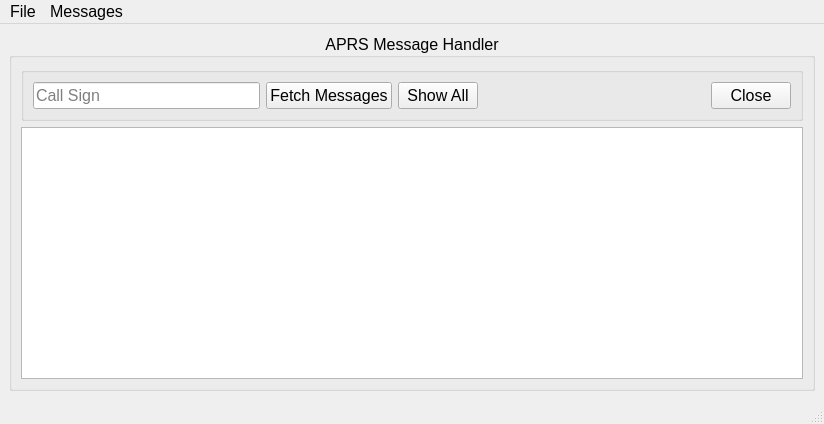
<?xml version="1.0" encoding="UTF-8"?>
<ui version="4.0">
 <class>MainWindow</class>
 <widget class="QMainWindow" name="MainWindow">
  <property name="geometry">
   <rect>
    <x>0</x>
    <y>0</y>
    <width>824</width>
    <height>424</height>
   </rect>
  </property>
  <property name="font">
   <font>
    <pointsize>12</pointsize>
   </font>
  </property>
  <property name="windowTitle">
   <string>Spurpoint Messaging</string>
  </property>
  <widget class="QWidget" name="centralwidget">
   <layout class="QGridLayout" name="gridLayout_2">
    <item row="0" column="0">
     <widget class="QGroupBox" name="groupBox">
      <property name="title">
       <string>APRS Message Handler</string>
      </property>
      <property name="alignment">
       <set>Qt::AlignmentFlag::AlignCenter</set>
      </property>
      <layout class="QVBoxLayout" name="verticalLayout">
       <item>
        <widget class="QGroupBox" name="groupBox_2">
         <property name="minimumSize">
          <size>
           <width>400</width>
           <height>0</height>
          </size>
         </property>
         <property name="maximumSize">
          <size>
           <width>16777215</width>
           <height>16777215</height>
          </size>
         </property>
         <property name="title">
          <string/>
         </property>
         <layout class="QGridLayout" name="gridLayout">
          <item row="0" column="4">
           <widget class="QPushButton" name="butClose">
            <property name="text">
             <string>Close</string>
            </property>
           </widget>
          </item>
          <item row="0" column="0">
           <widget class="QLineEdit" name="txtCallsign">
            <property name="placeholderText">
             <string>Call Sign</string>
            </property>
           </widget>
          </item>
          <item row="0" column="1">
           <widget class="QPushButton" name="butFetch">
            <property name="text">
             <string>Fetch Messages</string>
            </property>
           </widget>
          </item>
          <item row="0" column="3">
           <spacer name="horizontalSpacer">
            <property name="orientation">
             <enum>Qt::Orientation::Horizontal</enum>
            </property>
            <property name="sizeHint" stdset="0">
             <size>
              <width>40</width>
              <height>20</height>
             </size>
            </property>
           </spacer>
          </item>
          <item row="0" column="2">
           <widget class="QPushButton" name="butShowAll">
            <property name="text">
             <string>Show All</string>
            </property>
           </widget>
          </item>
         </layout>
        </widget>
       </item>
       <item>
        <widget class="QTableWidget" name="tblMessages"/>
       </item>
      </layout>
     </widget>
    </item>
   </layout>
  </widget>
  <widget class="QMenuBar" name="menubar">
   <property name="geometry">
    <rect>
     <x>0</x>
     <y>0</y>
     <width>824</width>
     <height>27</height>
    </rect>
   </property>
   <widget class="QMenu" name="menuFile">
    <property name="title">
     <string>File</string>
    </property>
    <addaction name="actionDocumentation"/>
    <addaction name="actionAbout"/>
    <addaction name="separator"/>
    <addaction name="actionExit"/>
   </widget>
   <widget class="QMenu" name="menuMessages">
    <property name="title">
     <string>Messages</string>
    </property>
    <addaction name="actionPurge_Selected_Messages"/>
    <addaction name="actionPurge_ALL_Messages"/>
    <addaction name="separator"/>
    <addaction name="actionEnter_APRS_API_Key"/>
   </widget>
   <addaction name="menuFile"/>
   <addaction name="menuMessages"/>
  </widget>
  <widget class="QStatusBar" name="statusbar"/>
  <action name="actionDocumentation">
   <property name="text">
    <string>Documentation</string>
   </property>
  </action>
  <action name="actionAbout">
   <property name="text">
    <string>About</string>
   </property>
  </action>
  <action name="actionExit">
   <property name="text">
    <string>Exit</string>
   </property>
  </action>
  <action name="actionPurge_Selected_Messages">
   <property name="text">
    <string>Purge ACK'd Messages</string>
   </property>
  </action>
  <action name="actionPurge_ALL_Messages">
   <property name="text">
    <string>Purge ALL Messages</string>
   </property>
  </action>
  <action name="actionEnter_APRS_API_Key">
   <property name="text">
    <string>Enter APRS API Key</string>
   </property>
  </action>
 </widget>
 <tabstops>
  <tabstop>txtCallsign</tabstop>
  <tabstop>butFetch</tabstop>
  <tabstop>butShowAll</tabstop>
  <tabstop>butClose</tabstop>
  <tabstop>tblMessages</tabstop>
 </tabstops>
 <resources/>
 <connections/>
</ui>
